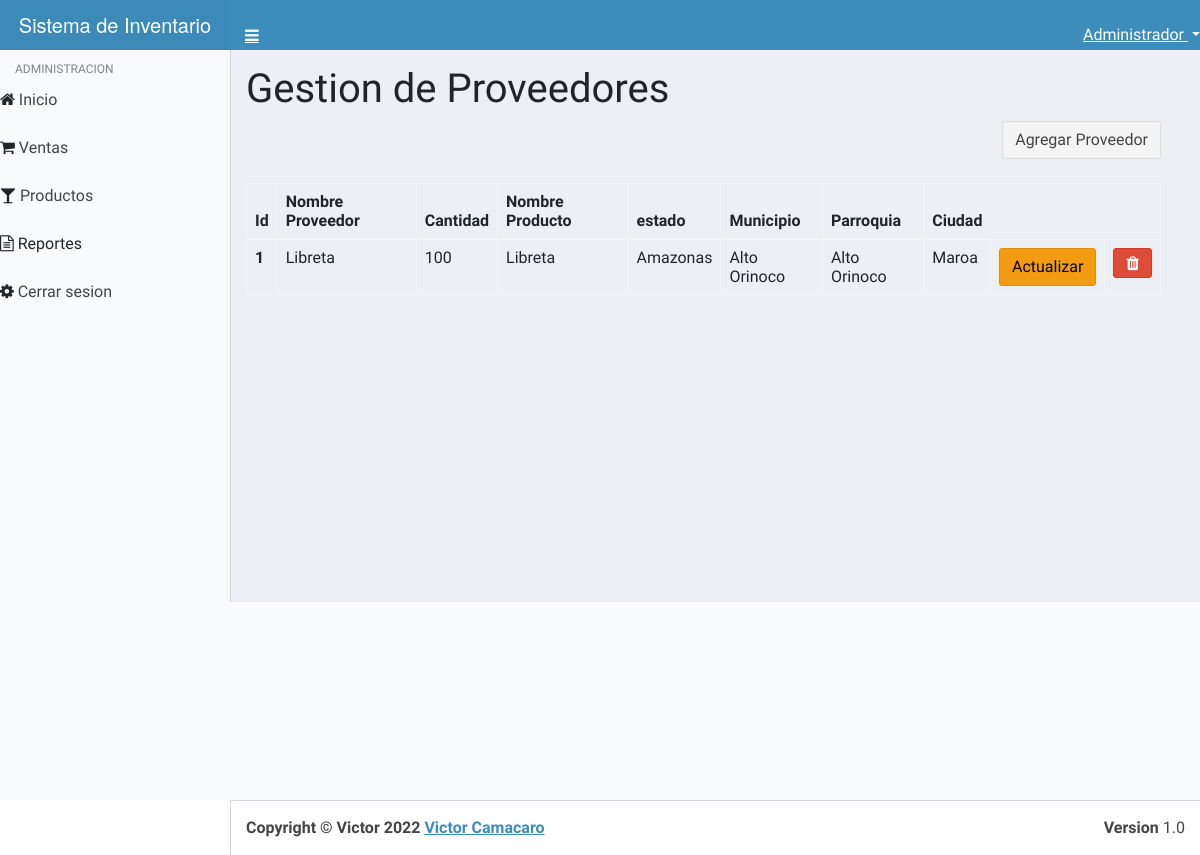
Screenshot of /vistas/ver_proveedores.php (signed in) with the database file from the repository.
### tables this page shows
CREATE TABLE `proveedor` (
  `Id_Proveedor` int(30) NOT NULL,
  `Nombre_proveedor` varchar(70) NOT NULL,
  `Cantidad` int(30) NOT NULL,
  `Id_producto` int(30) NOT NULL,
  `Id_estado` int(30) NOT NULL,
  `Id_municipio` int(30) NOT NULL,
  `Id_parroquia` int(30) NOT NULL,
  `Id_ciudad` int(30) NOT NULL
);

CREATE TABLE `producto` (
  `Id_producto` int(11) NOT NULL,
  `codigo_producto` int(70) NOT NULL,
  `imagen_producto` varchar(255) NOT NULL,
  `Nombre_producto` varchar(70) NOT NULL,
  `Descripcion_producto` varchar(100) NOT NULL,
  `Precio` int(11) NOT NULL,
  `Precio_dolares` int(11) NOT NULL,
  `cantidad_total` int(11) NOT NULL,
  `cantidad_inicial` int(11) NOT NULL
);

CREATE TABLE `estados` (
  `id_estado` int(11) NOT NULL,
  `estado` varchar(250) NOT NULL,
  `iso_3166-2` varchar(4) NOT NULL
);

CREATE TABLE `municipios` (
  `id_municipio` int(11) NOT NULL,
  `id_estado` int(11) NOT NULL,
  `municipio` varchar(100) NOT NULL
);

CREATE TABLE `parroquias` (
  `id_parroquia` int(11) NOT NULL,
  `id_municipio` int(11) NOT NULL,
  `parroquia` varchar(250) NOT NULL
);

CREATE TABLE `ciudades` (
  `id_ciudad` int(11) NOT NULL,
  `id_estado` int(11) NOT NULL,
  `ciudad` varchar(200) NOT NULL,
  `capital` tinyint(1) NOT NULL DEFAULT '0'
);

### vistas/ver_proveedores.php (the view, shortened to what this page needs)
<?php
$connect=new db();
$conexion=$connect->conexion();
?>
<html><head>
    <link href="../bootstrap.min.css" rel="stylesheet" type="text/css">
    <link href="../plugins/font-awesome/css/font-awesome.min.css" rel="stylesheet" type="text/css">
    <link href="../plugins/dist/css/AdminLTE.min.css" rel="stylesheet" type="text/css">
    <link href="../plugins/dist/css/skins/skin-blue-light.min.css" rel="stylesheet" type="text/css">
    <link rel="stylesheet" href="../plugins/datatables/dataTables.bootstrap.css">
  <link rel="stylesheet" href="../plugins/morris/morris.css">
  <link rel="stylesheet" href="../plugins/morris/example.css">
  </head>
  <body class="skin-blue-light sidebar-mini">
    <div class="wrapper">
            <header class="main-header">
        <div class="logo">
          <span class="logo-lg"><b>Sistema de </b>Inventario</span>
        </div>
        <nav class="navbar navbar-static-top" role="navigation" style="height: 50px;">
          <a href="#" class="sidebar-toggle" data-toggle="offcanvas" role="button">
          </a>
          <div class="navbar-custom-menu">
            <ul class="nav navbar-nav">
              <li class="dropdown user user-menu">
                <a href="#" class="dropdown-toggle" data-toggle="dropdown">
                  <span class="">Administrador <b class="caret"></b> </span>
                </a>
              </li>
            </ul>
          </div>
        </nav>
      </header>
      <aside class="main-sidebar">
        <section class="sidebar">
          <ul class="sidebar-menu">
            <li class="header">ADMINISTRACION</li>
                                    <li><i class="fa fa-home"></i> <span><a href="home_admin.php" style="text-decoration: none;"> Inicio</a></span></li>
                                    <br>
            <li><i class="fa fa-shopping-cart"></i> <span ><a href="ver_ventas.php" style="text-decoration: none;">Ventas</a></span></li>
            <br>
            <li><i class="fa fa-glass"></i> <span><a href="ver_productos.php" style="text-decoration: none;"> Productos</span></a></li>
            <br>
                        <li class="treeview">
              <i class="fa fa-file-text-o"></i> <span>Reportes</span>
            </li>
            <br>
            <li class="treeview">
              <i class="fa fa-cog"></i> <span><a href="../includes/cerrar_sesion.php" style="text-decoration: none;"> Cerrar sesion</span></a>
            </li>
          </ul>
        </section>
      </aside>
            <div class="content-wrapper" style="min-height: 552px;">
      <div class="content">
        	<div class="row">
	<div class="row">
  <div class="col-md-12">
    <h1>Gestion de Proveedores</h1>
    <div class="btn-group  pull-right">
  <a href="agregar_proveedor.php" class="btn btn-default">Agregar Proveedor</a>
</div>
</div>
</div>
<div class="row">
<div class="table-responsive">
<br><table class="table table-hover table-bordered">
  <thead>
    <tr><th>Id</th>
    <th>Nombre Proveedor </th>
    <th>Cantidad</th>
    <th>Nombre Producto</th>
    <th>estado</th>
    <th>Municipio</th>
    <th>Parroquia</th>
    <th>Ciudad</th>
  </tr></thead>
  <tbody>
    <?php $sql="SELECT * FROM proveedor INNER JOIN estados on proveedor.id_estado=estados.id_estado  INNER JOIN municipios ON proveedor.id_municipio=municipios.id_municipio INNER JOIN parroquias ON proveedor.id_parroquia=parroquias.id_parroquia INNER JOIN ciudades ON proveedor.Id_ciudad=ciudades.id_ciudad INNER JOIN producto ON proveedor.id_producto=producto.id_producto";
      $query=$conexion->query($sql);
      while ($row=$query->fetch_assoc()) {
        ?>
    <tr><th><?php echo $row['Id_Proveedor']; ?></th>
    <td><?php echo $row['Nombre_proveedor']; ?> </td>
    <td><?php echo $row['Cantidad']; ?></td>
    <td><?php echo $row['Nombre_producto']; ?></td>
 <td><?php echo $row['estado']; ?></td>
    <td><?php echo $row['municipio']; ?></td>
    <td><?php echo $row['parroquia'] ?></td>
    <td><?php echo $row['ciudad'] ?></td>
    <td style="width:70px;">
    <a href="editar_usuario.php?id=<?php echo $row['Id_usuario']; ?>" class="btn btn-warning">Actualizar</a></td>
    <td>
    <a href="../includes/eliminar_usuario.php?id=<?php echo $row['Id_usuario']; ?>" class="btn btn-danger"><i class="fa fa-trash"></i></a>
    </td>
    <?php } ?>
  </tr>
  </tbody>
    </table>
  </div>
<div class="clearfix"></div>
  <br><br><br><br><br><br><br><br><br><br>
  </div>
</div>
</div>        </div>
      </div>
        <footer class="main-footer">
        <div class="pull-right hidden-xs">
          <b>Version</b> 1.0
        </div>
        <strong>Copyright © Victor 2022 <a href="" target="_blank">Victor Camacaro</a></strong>
      </footer>
</body></html>

### rows the page displays
proveedor: Id_Proveedor "1", Nombre_proveedor "Libreta", Cantidad "100", Id_producto.Nombre_producto "Libreta", Id_estado.estado "Amazonas", Id_municipio.municipio "Alto Orinoco", Id_parroquia.parroquia "Alto Orinoco", Id_ciudad.ciudad "Maroa"
